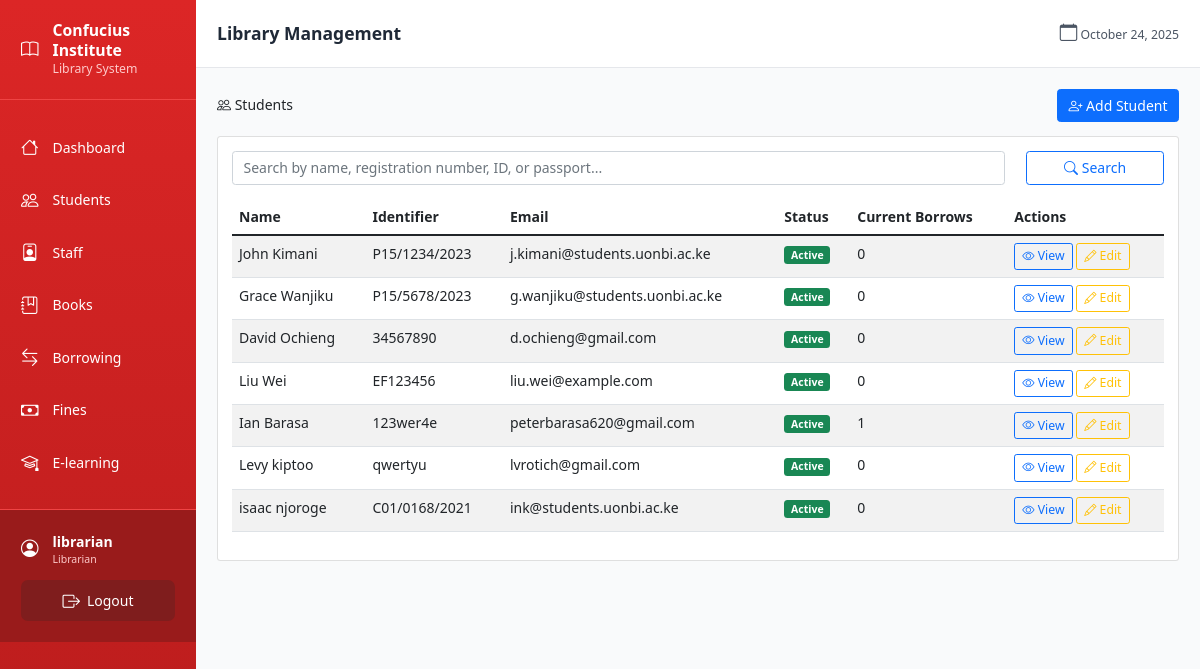
Screenshot of /students/ (signed in) with the database file from the repository.
### models.py (models this page shows, shortened)
class User(UserMixin, db.Model):
    id = db.Column(db.Integer, primary_key=True)
    username = db.Column(db.String(80), unique=True, nullable=False)
    email = db.Column(db.String(120), unique=True, nullable=False)
    password_hash = db.Column(db.String(256), nullable=False)
    role = db.Column(db.String(20), nullable=False, default='librarian')  # admin, librarian
    created_at = db.Column(db.DateTime, default=datetime.utcnow)
    active = db.Column(db.Boolean, default=True)  # Renamed from is_active to avoid conflict

class Student(db.Model):
    id = db.Column(db.Integer, primary_key=True)
    name = db.Column(db.String(100), nullable=False)
    registration_number = db.Column(db.String(50), unique=True, nullable=True)  # UoN students
    id_number = db.Column(db.String(20), unique=True, nullable=True)  # Kenyan non-UoN
    passport_number = db.Column(db.String(20), unique=True, nullable=True)  # International
    email = db.Column(db.String(120), nullable=False)
    phone = db.Column(db.String(20))
    membership_status = db.Column(db.String(20), default='active')  # active, suspended, expired
    created_at = db.Column(db.DateTime, default=datetime.utcnow)
    borrow_records = db.relationship('BorrowRecord', backref='student_ref', lazy=True)
    fines = db.relationship('Fine', backref='student_ref', lazy=True)
    @property
    def identifier(self):
        if self.registration_number:
            return self.registration_number
        elif self.id_number:
            return self.id_number
        else:
            return self.passport_number
    @property
    def current_borrowed_count(self):
        return BorrowRecord.query.filter_by(student_id=self.id, returned_at=None).count()

### blueprints/students.py (the view)
@students_bp.route('/')
@login_required
def list_students():
    search = request.args.get('search', '')
    if search:
        students = Student.query.filter(
            or_(
                Student.name.contains(search),
                Student.registration_number.contains(search),
                Student.id_number.contains(search),
                Student.passport_number.contains(search)
            )
        ).all()
    else:
        students = Student.query.all()
    return render_template('students/list.html', students=students, search=search)

### templates/students/list.html (shortened to what this page needs)
{% extends "base.html" %}
{% block content %}
<div class="d-flex justify-content-between align-items-center mb-3">
    <h2><i class="bi bi-people"></i> Students</h2>
    <a href="{{ url_for('students.add_student') }}" class="btn btn-primary">
        <i class="bi bi-person-plus"></i> Add Student
    </a>
</div>
<div class="card">
    <div class="card-body">
        <form method="GET" class="mb-3">
            <div class="row">
                <div class="col-md-10">
                    <input type="text" class="form-control" name="search" placeholder="Search by name, registration number, ID, or passport..." value="{{ search }}">
                </div>
                <div class="col-md-2">
                    <button type="submit" class="btn btn-outline-primary w-100">
                        <i class="bi bi-search"></i> Search
                    </button>
                </div>
            </div>
        </form>
        {% if students %}
        <div class="table-responsive">
            <table class="table table-striped">
                <thead>
                    <tr>
                        <th>Name</th>
                        <th>Identifier</th>
                        <th>Email</th>
                        <th>Status</th>
                        <th>Current Borrows</th>
                        <th>Actions</th>
                    </tr>
                </thead>
                <tbody>
                    {% for student in students %}
                    <tr>
                        <td>{{ student.name }}</td>
                        <td>{{ student.identifier }}</td>
                        <td>{{ student.email }}</td>
                        <td>
                            <span class="badge bg-{{ 'success' if student.membership_status == 'active' else 'warning' }}">
                                {{ student.membership_status.title() }}
                            </span>
                        </td>
                        <td>{{ student.current_borrowed_count }}</td>
                        <td>
                            <a href="{{ url_for('students.view_student', student_id=student.id) }}" class="btn btn-sm btn-outline-primary">
                                <i class="bi bi-eye"></i> View
                            </a>
                            <a href="{{ url_for('students.edit_student', student_id=student.id) }}" class="btn btn-sm btn-outline-warning">
                                <i class="bi bi-pencil"></i> Edit
                            </a>
                        </td>
                    </tr>
                    {% endfor %}
                </tbody>
            </table>
        </div>
        {% endif %}
    </div>
</div>
{% endblock %}

### templates/base.html (shortened to what this page needs)
<!DOCTYPE html>
<html lang="en">
<head>
    <link href="https://cdn.jsdelivr.net/npm/bootstrap@5.1.3/dist/css/bootstrap.min.css" rel="stylesheet">
    <link href="https://cdn.jsdelivr.net/npm/bootstrap-icons@1.7.2/font/bootstrap-icons.css" rel="stylesheet">
    <script src="https://cdn.tailwindcss.com"></script>
</head>
<body class="bg-gray-50">
    {% if current_user.is_authenticated %}
    <div class="flex h-screen overflow-hidden">
        <aside id="sidebar" class="fixed lg:static inset-y-0 left-0 z-40 w-64 bg-gradient-to-b from-red-600 to-red-700 text-white flex-shrink-0 overflow-y-auto transform -translate-x-full lg:translate-x-0 transition-transform duration-300">
            <div class="p-6 border-b border-red-500">
                <a href="{{ url_for('dashboard.index') }}" class="flex items-center gap-3 text-white hover:text-red-100 transition">
                    <i class="bi bi-book text-3xl"></i>
                    <div>
                        <div class="font-bold text-lg leading-tight">Confucius Institute</div>
                        <div class="text-sm text-red-200">Library System</div>
                    </div>
                </a>
            </div>
            <nav class="py-4 pb-32">
                <a href="{{ url_for('dashboard.index') }}" class="sidebar-link flex items-center gap-3 px-6 py-3 text-white hover:bg-red-500 transition">
                    <i class="bi bi-house text-xl"></i>
                    <span class="font-medium">Dashboard</span>
                </a>
                <a href="{{ url_for('students.list_students') }}" class="sidebar-link flex items-center gap-3 px-6 py-3 text-white hover:bg-red-500 transition">
                    <i class="bi bi-people text-xl"></i>
                    <span class="font-medium">Students</span>
                </a>
                <a href="{{ url_for('staff.list_staff') }}" class="sidebar-link flex items-center gap-3 px-6 py-3 text-white hover:bg-red-500 transition">
                    <i class="bi bi-person-badge text-xl"></i>
                    <span class="font-medium">Staff</span>
                </a>
                <a href="{{ url_for('books.list_books') }}" class="sidebar-link flex items-center gap-3 px-6 py-3 text-white hover:bg-red-500 transition">
                    <i class="bi bi-journal-bookmark text-xl"></i>
                    <span class="font-medium">Books</span>
                </a>
                <a href="{{ url_for('borrowing.list_borrows') }}" class="sidebar-link flex items-center gap-3 px-6 py-3 text-white hover:bg-red-500 transition">
                    <i class="bi bi-arrow-left-right text-xl"></i>
                    <span class="font-medium">Borrowing</span>
                </a>
                <a href="{{ url_for('fines.list_fines') }}" class="sidebar-link flex items-center gap-3 px-6 py-3 text-white hover:bg-red-500 transition">
                    <i class="bi bi-cash text-xl"></i>
                    <span class="font-medium">Fines</span>
                </a>
                {% if current_user.is_authenticated %}
                <a href="{{ url_for('elearning.index') }}" class="sidebar-link flex items-center gap-3 px-6 py-3 text-white hover:bg-indigo-600 transition">
                    <i class="bi bi-mortarboard text-xl"></i>
                    <span class="font-medium">E-learning</span>
                </a>
                {% endif %}
            </nav>
            <div class="border-t border-red-500 bg-red-800 p-4" id="sidebar-footer">
                <div class="flex items-center gap-3 mb-3">
                    <i class="bi bi-person-circle text-3xl"></i>
                    <div class="flex-1 min-w-0">
                        <div class="font-semibold truncate">{{ current_user.username }}</div>
                        <div class="text-xs text-red-200">{{ current_user.role.title() }}</div>
                    </div>
                </div>
                <a href="{{ url_for('auth.logout') }}" class="flex items-center gap-2 justify-center w-full px-4 py-2 bg-red-900 hover:bg-red-950 rounded-lg transition">
                    <i class="bi bi-box-arrow-right"></i>
                    <span>Logout</span>
                </a>
            </div>
        </aside>
        <div class="flex-1 flex flex-col overflow-hidden w-full">
            <header class="bg-white shadow-sm border-b border-gray-200 px-4 lg:px-6 py-4">
                <div class="flex items-center justify-between">
                    <h1 class="text-lg lg:text-xl font-semibold text-gray-800 ml-16 lg:ml-0">{% block page_header %}Library Management{% endblock %}</h1>
                    <div class="text-sm text-gray-600">
                        <i class="bi bi-calendar"></i>
                        <span id="current-date"></span>
                    </div>
                </div>
            </header>
            <main class="flex-1 overflow-y-auto bg-gray-50">
                <div class="p-4 lg:p-6">
                    {% block content %}{% endblock %}
                </div>
            </main>
        </div>
    </div>
    {% endif %}
</body>
</html>

### templates/base.html (style rules this page uses)
:root { font-size: 14px; }
#sidebar { width: 14rem; }
#sidebar-footer { width: 14rem; }
#sidebar .bi, #sidebar-footer .bi, header .bi { font-size: 1.25rem; }
.sidebar-link { transition: all 0.3s ease; }

### rows the page displays
User: username "librarian", role "Librarian"
Student: name "John Kimani", identifier "P15/1234/2023", email "j.kimani@students.uonbi.ac.ke", membership_status "Active", current_borrowed_count "0"
Student: name "Grace Wanjiku", identifier "P15/5678/2023", email "g.wanjiku@students.uonbi.ac.ke", membership_status "Active", current_borrowed_count "0"
Student: name "David Ochieng", identifier "34567890", email "d.ochieng@gmail.com", membership_status "Active", current_borrowed_count "0"
Student: name "Liu Wei", identifier "EF123456", email "liu.wei@example.com", membership_status "Active", current_borrowed_count "0"
Student: name "Ian Barasa", identifier "123wer4e", email "peterbarasa620@gmail.com", membership_status "Active", current_borrowed_count "1"
Student: name "Levy kiptoo", identifier "qwertyu", email "lvrotich@gmail.com", membership_status "Active", current_borrowed_count "0"
Student: name "isaac njoroge", identifier "C01/0168/2021", email "ink@students.uonbi.ac.ke", membership_status "Active", current_borrowed_count "0"
